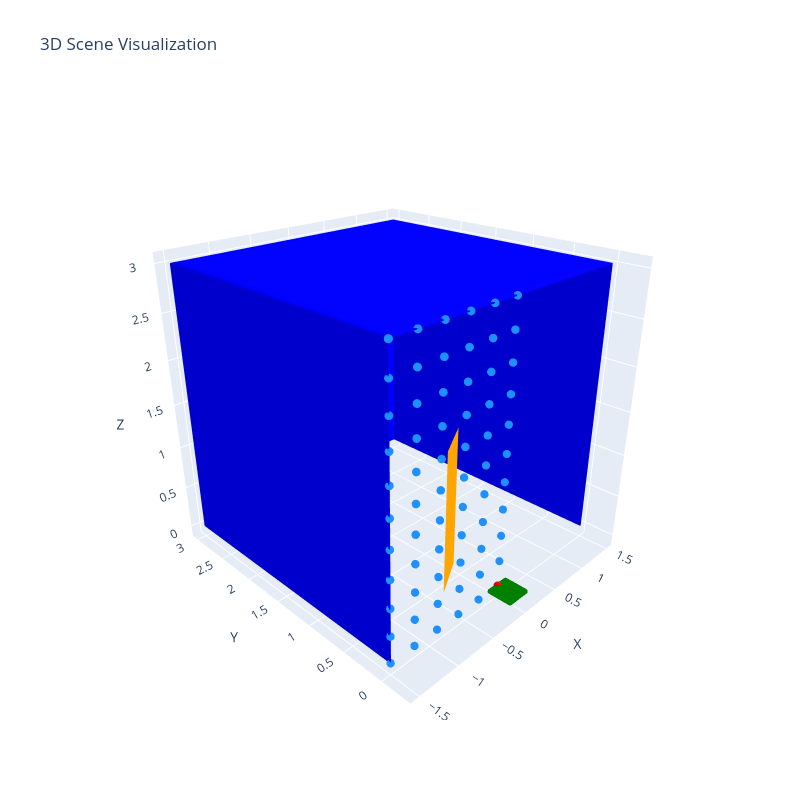

The notebook cell saved with this chart:
### Markdown cell above
## Visualización de la escena 3D

### Code cell
fig3d.show()

### Figure 1 — Plotly figure (JSON) as saved in the notebook; plotly's stock layout.template omitted (floating-point values rounded to 4 significant figures; data arrays with more than 128 entries replaced by an {"elided": "..."} marker saying what was removed)
{"data": [{"color": "blue", "i": {"elided": "12288 int values"}, "j": {"elided": "12288 int values"}, "k": {"elided": "12288 int values"}, "name": "Walls & Ceiling", "opacity": 1, "type": "mesh3d", "x": {"elided": "6146 float values"}, "y": {"elided": "6146 float values"}, "z": {"elided": "6146 float values"}}, {"color": "blue", "i": {"elided": "12288 int values"}, "j": {"elided": "12288 int values"}, "k": {"elided": "12288 int values"}, "name": "Walls & Ceiling", "opacity": 1, "type": "mesh3d", "x": {"elided": "6146 float values"}, "y": {"elided": "6146 float values"}, "z": {"elided": "6146 float values"}}, {"color": "blue", "i": {"elided": "12288 int values"}, "j": {"elided": "12288 int values"}, "k": {"elided": "12288 int values"}, "name": "Walls & Ceiling", "opacity": 1, "type": "mesh3d", "x": {"elided": "6146 float values"}, "y": {"elided": "6146 float values"}, "z": {"elided": "6146 float values"}}, {"color": "blue", "i": {"elided": "12288 int values"}, "j": {"elided": "12288 int values"}, "k": {"elided": "12288 int values"}, "name": "Walls & Ceiling", "opacity": 1, "type": "mesh3d", "x": {"elided": "6146 float values"}, "y": {"elided": "6146 float values"}, "z": {"elided": "6146 float values"}}, {"color": "blue", "i": {"elided": "8192 int values"}, "j": {"elided": "8192 int values"}, "k": {"elided": "8192 int values"}, "name": "Walls & Ceiling", "opacity": 1, "type": "mesh3d", "x": {"elided": "4225 float values"}, "y": {"elided": "4225 float values"}, "z": {"elided": "4225 float values"}}, {"color": "orange", "i": {"elided": "8192 int values"}, "j": {"elided": "8192 int values"}, "k": {"elided": "8192 int values"}, "name": "Object 1", "opacity": 1, "type": "mesh3d", "x": {"elided": "4225 float values"}, "y": {"elided": "4225 float values"}, "z": {"elided": "4225 float values"}}, {"marker": {"color": "green", "opacity": 0.8, "size": 3}, "mode": "markers", "name": "Camera Pixels", "showlegend": false, "type": "scatter3d", "x": {"elided": "4096 float values"}, "y": {"elided": "4096 float values"}, "z": {"elided": "4096 float values"}}, {"color": "red", "i": {"elided": "1280 int values"}, "j": {"elided": "1280 int values"}, "k": {"elided": "1280 int values"}, "name": "Laser", "opacity": 1, "showscale": false, "type": "mesh3d", "x": {"elided": "642 float values"}, "y": {"elided": "642 float values"}, "z": {"elided": "642 float values"}}, {"marker": {"color": "dodgerblue", "opacity": 0.6, "size": 3}, "mode": "markers", "name": "Occluding Wall", "showlegend": false, "type": "scatter3d", "x": {"elided": "2772 float values"}, "y": {"elided": "2772 float values"}, "z": {"elided": "2772 float values"}}], "layout": {"height": 800, "scene": {"aspectmode": "data", "camera": {"center": {"x": 0, "y": 0, "z": 0}, "eye": {"x": -1.5, "y": -1.5, "z": 1}, "up": {"x": 0, "y": 0, "z": 1}}, "xaxis": {"title": {"text": "X"}}, "yaxis": {"title": {"text": "Y"}}, "zaxis": {"title": {"text": "Z"}}}, "title": {"text": "3D Scene Visualization"}, "width": 800}}
